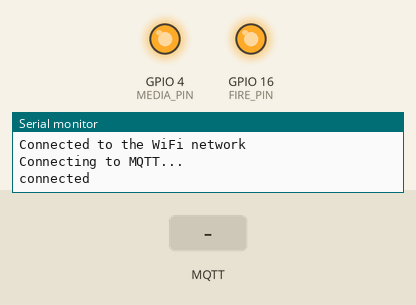
Recording of a sketch running on a simulated ESP8266 (NodeMCU). Shown: output pins drawn as LEDs (lit = HIGH), the last lines printed to the serial monitor. The test bench sets the inputs (shaded band). WiFi joins after 1.5 s; servers stay silent unless stated; no MQTT or app messages arrive unless stated.

Above: at 2.7 s.
2.8 s: MQTT message "on" arrives on the first subscribed topic
At 3.3 s:
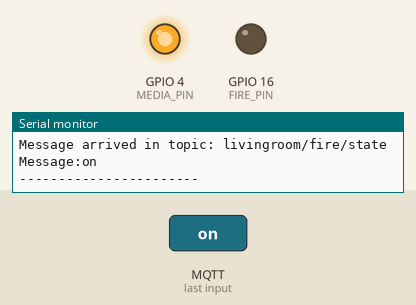
4.3 s: MQTT message "on" arrives on the second subscribed topic
At 5.5 s:
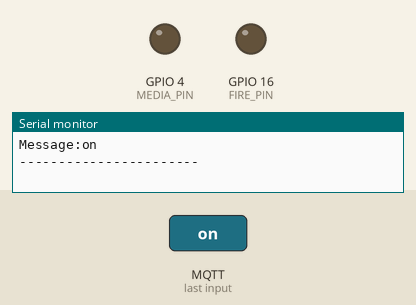
5.8 s: MQTT message "off" arrives on the first subscribed topic
At 6.8 s:
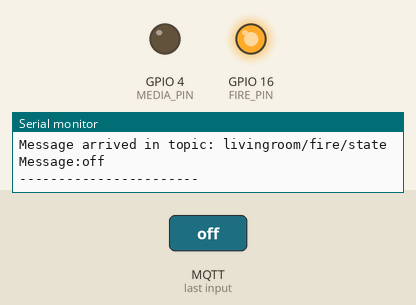
7.3 s: MQTT message "off" arrives on the second subscribed topic
At 8.0 s:
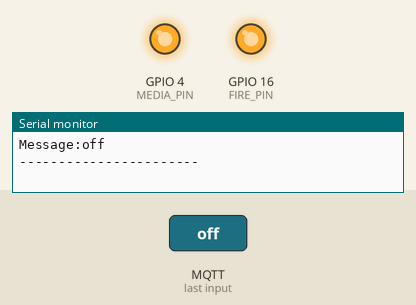
Timing chart, 0 to 9.8 s (numbered marks = the images above; inputs shaded):
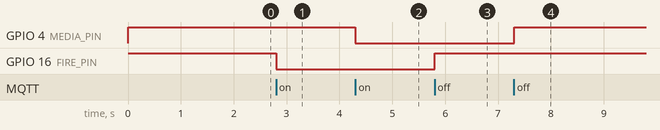

Measured:
- after the input at 2.8 s, GPIO 16 (FIRE_PIN): HIGH → LOW at once
- after the input at 4.3 s, GPIO 4 (MEDIA_PIN): HIGH → LOW at once
- after the input at 5.8 s, GPIO 16 (FIRE_PIN): LOW → HIGH at once
- after the input at 7.3 s, GPIO 4 (MEDIA_PIN): LOW → HIGH at once

The sketch:

arduino_fire_media.ino
```cpp
#if defined(ESP32)
#include <analogWrite.h>
#endif

#if defined(ESP8266)
#include <ESP8266WiFi.h>
#else
#include <WiFi.h>
#endif
#include <PubSubClient.h>

const char* ssid = "VM712429A";
const char* password =  "tBhj6Hxe7abj";
const char* mqttServer = "192.168.0.11";
const int mqttPort = 1883;
const char* mqttUser = "";
const char* mqttPassword = "";

WiFiClient wifiClient;
PubSubClient client(wifiClient); //lib required for mqtt

int FIRE_PIN = 16;
int MEDIA_PIN = 4;
int connectionTries = 0;


void WIFI_Connect()
{
  WiFi.disconnect();
      WiFi.begin(ssid, password);
      Serial.print("Wifi Status:");
      Serial.println(WiFi.status());
      while (WiFi.status() != WL_CONNECTED) {
          delay(500);
        Serial.println("Connecting to WiFi..");
        connectionTries = connectionTries + 1;
        if (connectionTries>20){
          connectionTries = 0;
           Serial.println("aborting connection...");
           return;
        }
      }
      Serial.println("Connected to the WiFi network");

  client.setServer(mqttServer, mqttPort);
  client.setCallback(callback);
  while (!client.connected()) {
    Serial.println("Connecting to MQTT...");
    if (client.connect("ESPFIREMEDIARELAYClient", mqttUser, mqttPassword )) {
      Serial.println("connected");
    } else {
      Serial.print("failed with state ");
      Serial.print(client.state());
      delay(2000);
    }
  }
  client.publish("livingroom/fire", "Hello from ESPXXX");
  client.publish("livingroom/media", "Hello from ESPXXX");
  client.subscribe("livingroom/fire/state");
  client.subscribe("livingroom/media/state");
}


void setup() {
  pinMode(FIRE_PIN, OUTPUT);
  pinMode(MEDIA_PIN, OUTPUT);
  digitalWrite(FIRE_PIN, HIGH);
  digitalWrite(MEDIA_PIN, HIGH);
  Serial.begin(115200);
  WIFI_Connect();
}

void callback(char* topic, byte* payload, unsigned int length) {

  Serial.print("Message arrived in topic: ");
  Serial.println(topic);

  Serial.print("Message:");
  for (int i = 0; i < length; i++) {
    Serial.print((char)payload[i]);
  }

  Serial.println();
  Serial.println("-----------------------");

  if (strncmp(topic, "livingroom/fire/state", strlen("livingroom/fire/state")) == 0) {
      if (!strncmp((char *)payload, "on", length)) {
                 digitalWrite(FIRE_PIN, LOW);
        } else if (!strncmp((char *)payload, "off", length)) {
            digitalWrite(FIRE_PIN, HIGH);
        }
    }
  else  if (strncmp(topic, "livingroom/media/state", strlen("livingroom/media/state")) == 0) {
      if (!strncmp((char *)payload, "on", length)) {
                 digitalWrite(MEDIA_PIN, LOW);
        } else if (!strncmp((char *)payload, "off", length)) {
            digitalWrite(MEDIA_PIN, HIGH);
        }
    }
}

void loop() {
  if (WiFi.status() != WL_CONNECTED)
    {
       WIFI_Connect();
       return;
   }
   if (!client.connected()) {
      WIFI_Connect();
      return;
   }
  client.loop();


}
```
